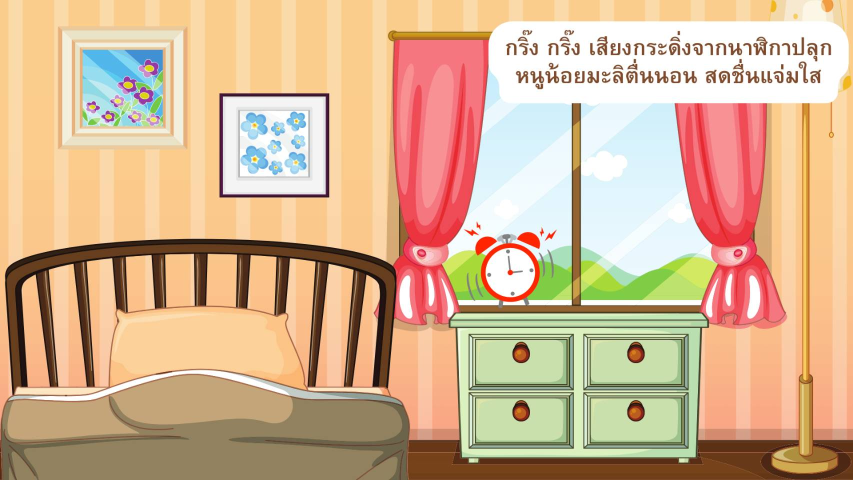
#> input picture 9.jpg, 1706 x 960 px (shown at 1/2 size); its folder holds 3 pictures in this run
$ python 2x2.py
#> lines starting #> are read from the running program, lines starting #| are printed output that depends on the picture
from PIL import Image

def split_image_to_a4(image_path, output_prefix="page", landscape=True):
    # A4 size in pixels at 300 DPI
#> called with image_path = '9.jpg', output_prefix = 'a4_part', landscape = True
    a4_width, a4_height = (3508, 2480) if landscape else (2480, 3508)

    img = Image.open(image_path)
#> img is the input picture: PIL image 1706x960 RGB; mean R, G, B 212.5, 179.6, 146.7
    img_width, img_height = img.size
#> img_width = 1706; img_height = 960

    # Resize image to fit exactly 2x2 A4 pages
    new_width = a4_width * 2
    new_height = a4_height * 2
    img = img.resize((new_width, new_height), Image.LANCZOS)
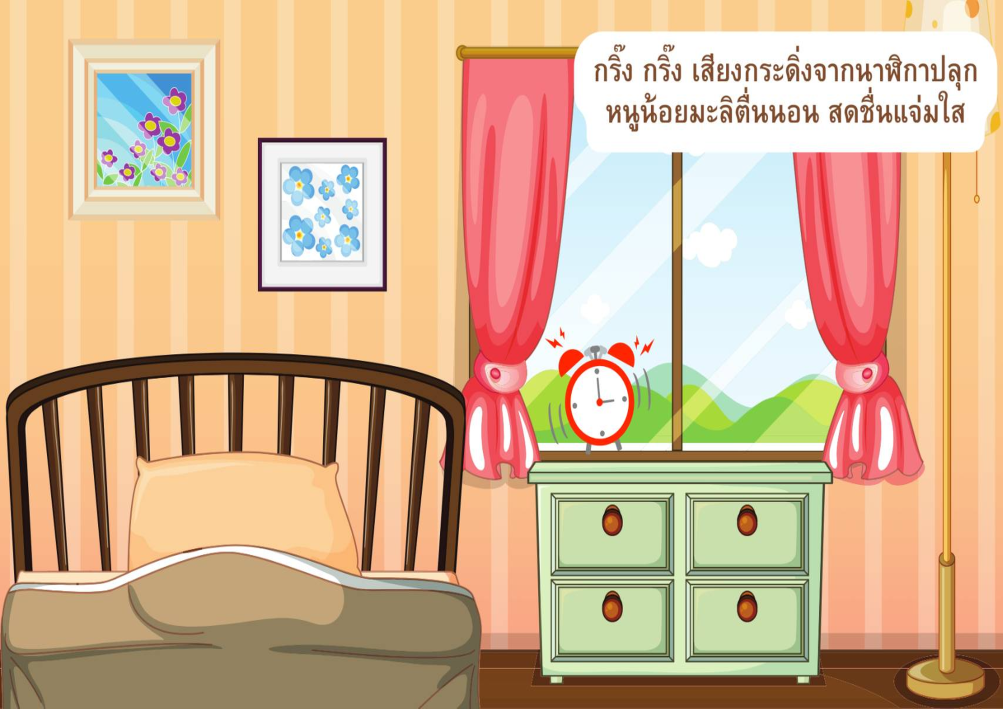
#> img: PIL image 7016x4960 RGB (shown at 1/7 size); mean R, G, B 212.5, 179.6, 146.7

    # Split into 4 parts
    for i in range(2):
        for j in range(2):
            left = i * a4_width
            upper = j * a4_height
            right = left + a4_width
            lower = upper + a4_height
            crop = img.crop((left, upper, right, lower))
            crop.save(f"{output_prefix}_{j+1}{i+1}.jpg", "JPEG")
#> this loop made 2 passes
#> pass 1, in split_image_to_a4, `crop.save(f"{output_prefix}_{j+1}{i+1}.jpg", "JPEG")`:
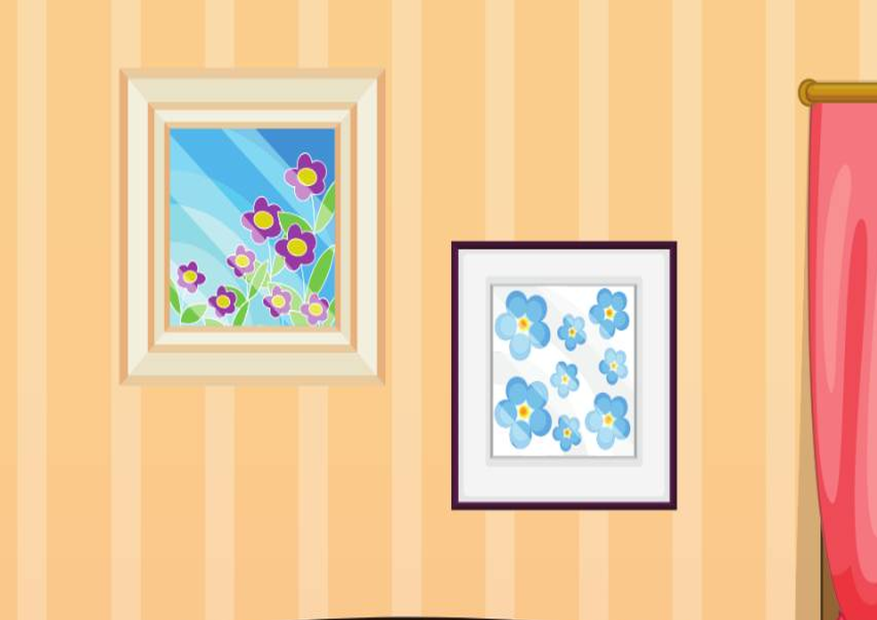
#> saved as a4_part_11.jpg: PIL image 3508x2480 RGB (shown at 1/4 size); mean R, G, B 235.9, 200.2, 160.1
#> pass 1, in split_image_to_a4, `crop.save(f"{output_prefix}_{j+1}{i+1}.jpg", "JPEG")`:
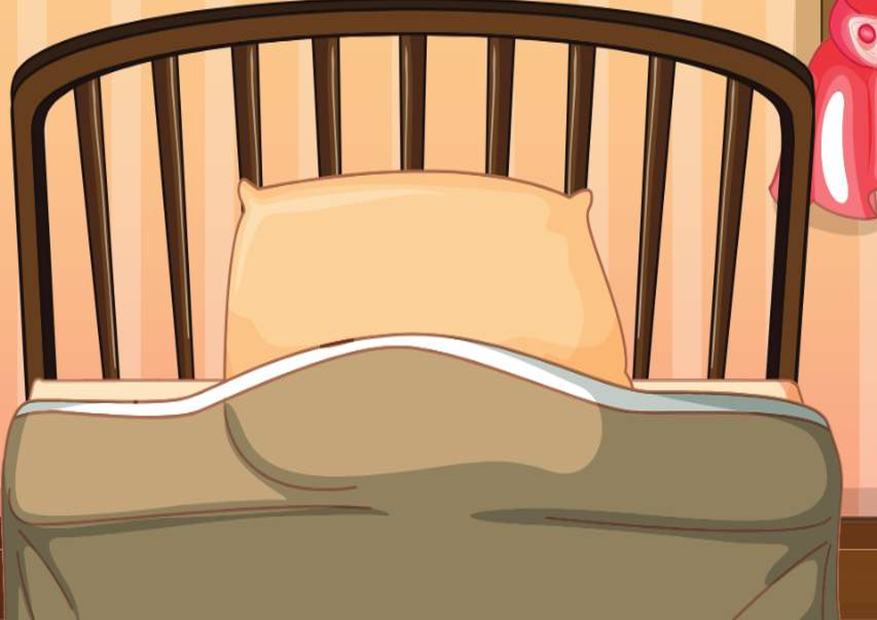
#> saved as a4_part_21.jpg: PIL image 3508x2480 RGB (shown at 1/4 size); mean R, G, B 183, 145.6, 108.9
#> pass 2, in split_image_to_a4, `crop.save(f"{output_prefix}_{j+1}{i+1}.jpg", "JPEG")`:
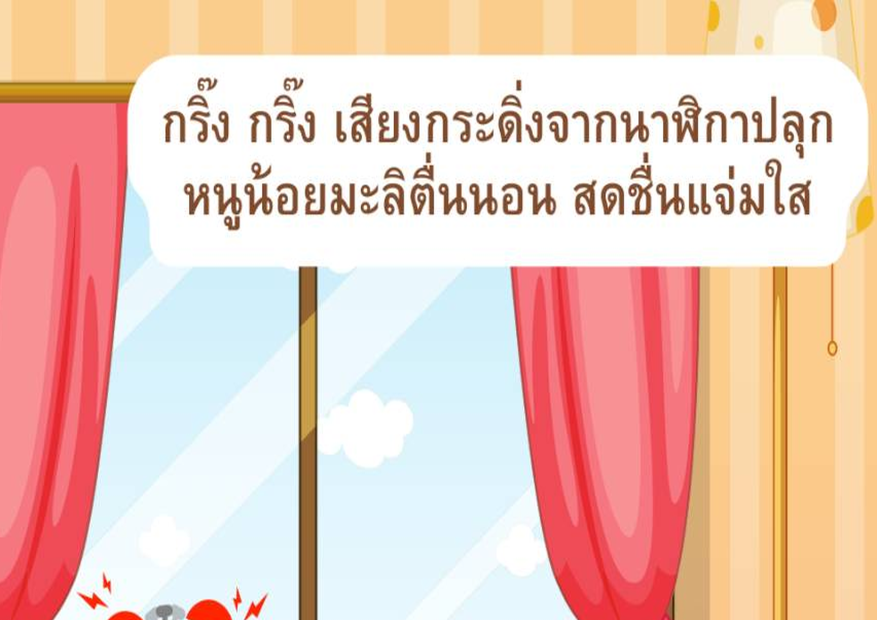
#> saved as a4_part_12.jpg: PIL image 3508x2480 RGB (shown at 1/4 size); mean R, G, B 235.9, 200.7, 188.6
#> pass 2, in split_image_to_a4, `crop.save(f"{output_prefix}_{j+1}{i+1}.jpg", "JPEG")`:
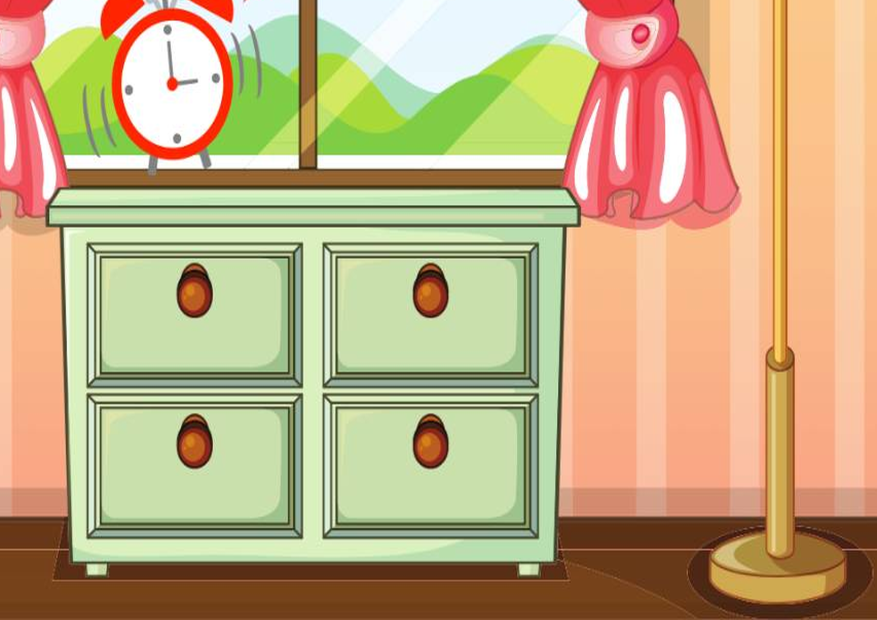
#> saved as a4_part_22.jpg: PIL image 3508x2480 RGB (shown at 1/4 size); mean R, G, B 195.1, 171.9, 129.2

# Example usage
split_image_to_a4("9.jpg", output_prefix="a4_part", landscape=True)
